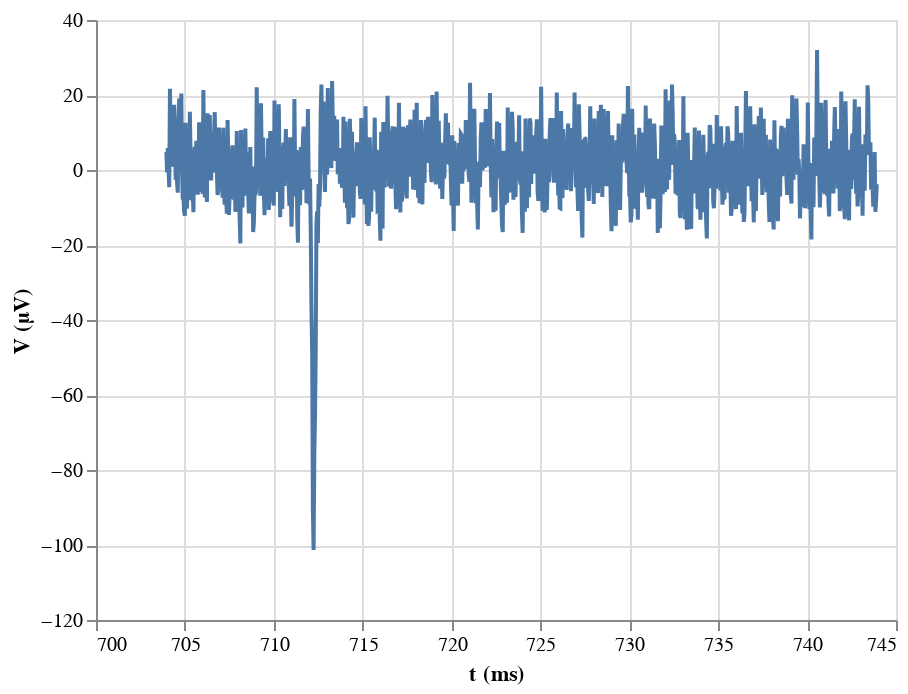

The cell this chart's notebook holds for it:
### Markdown cell above
### Trying again with a smaller data set

Instead of implementing the fixes to use URL referencing and to keep the notebook size down, we will take a smaller data set. We will use `iloc` for purely integer indexing of the `DataFrame` and only consider 1000 data points.

### Code cell
df = df.iloc[:1000, :]

alt.Chart(df
    ).mark_line(
    ).encode(
        x='t (ms):Q',
        y=alt.Y('V (uV):Q', title='V (µV)')
    )

### Figure 1 — Vega-Lite specification as saved in the notebook (floating-point values rounded to 4 significant figures; data arrays with more than 128 entries replaced by an {"elided": "..."} marker saying what was removed)
{"$schema": "https://vega.github.io/schema/vega-lite/v2.4.3.json", "config": {"view": {"height": 300, "width": 400}}, "data": {"values": {"elided": "1000 records"}}, "encoding": {"x": {"field": "t (ms)", "type": "quantitative"}, "y": {"field": "V (uV)", "title": "V (µV)", "type": "quantitative"}}, "mark": "line"}
